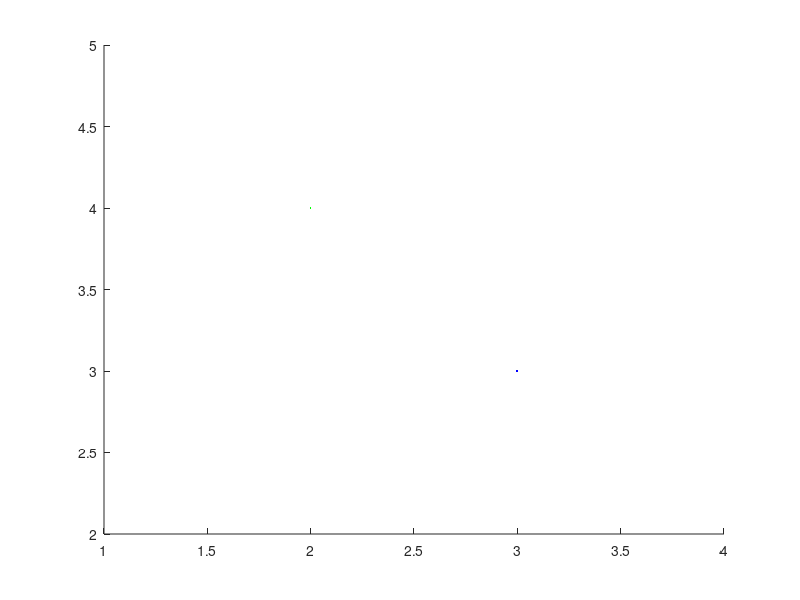

Recreate this plot in MATLAB. (Note: this script raises an error after producing the figure.)
%=============================================================================
% Copyright (c) 2016-present Allan CORNET (Nelson)
%=============================================================================
% This file is part of Nelson.
%=============================================================================
% LICENCE_BLOCK_BEGIN
% SPDX-License-Identifier: LGPL-3.0-or-later
% LICENCE_BLOCK_END
%=============================================================================
% <--ADV-CLI MODE-->
%=============================================================================
close all
%=============================================================================
figure();
x = 1:4;
y = [2 4 3 5];
c = [1 0 0; 0 1 0; 0 0 1; 1 1 1];
s = scatter(x, y, [9 16 25 36], c, '.');
drawnow();
asserts.isequal(s.Marker, '.');
asserts.isequal(s.MarkerEdgeColor, 'flat');
asserts.isequal(s.MarkerFaceColor, 'none');
asserts.isequal(s.CData, c);
c2 = [0.2 0.3 0.4; 0.4 0.5 0.6; 0.6 0.7 0.8; 0.8 0.9 1.0];
s.CData = c2;
drawnow();
asserts.isequal(s.CData, c2);
%=============================================================================
close all
%=============================================================================
